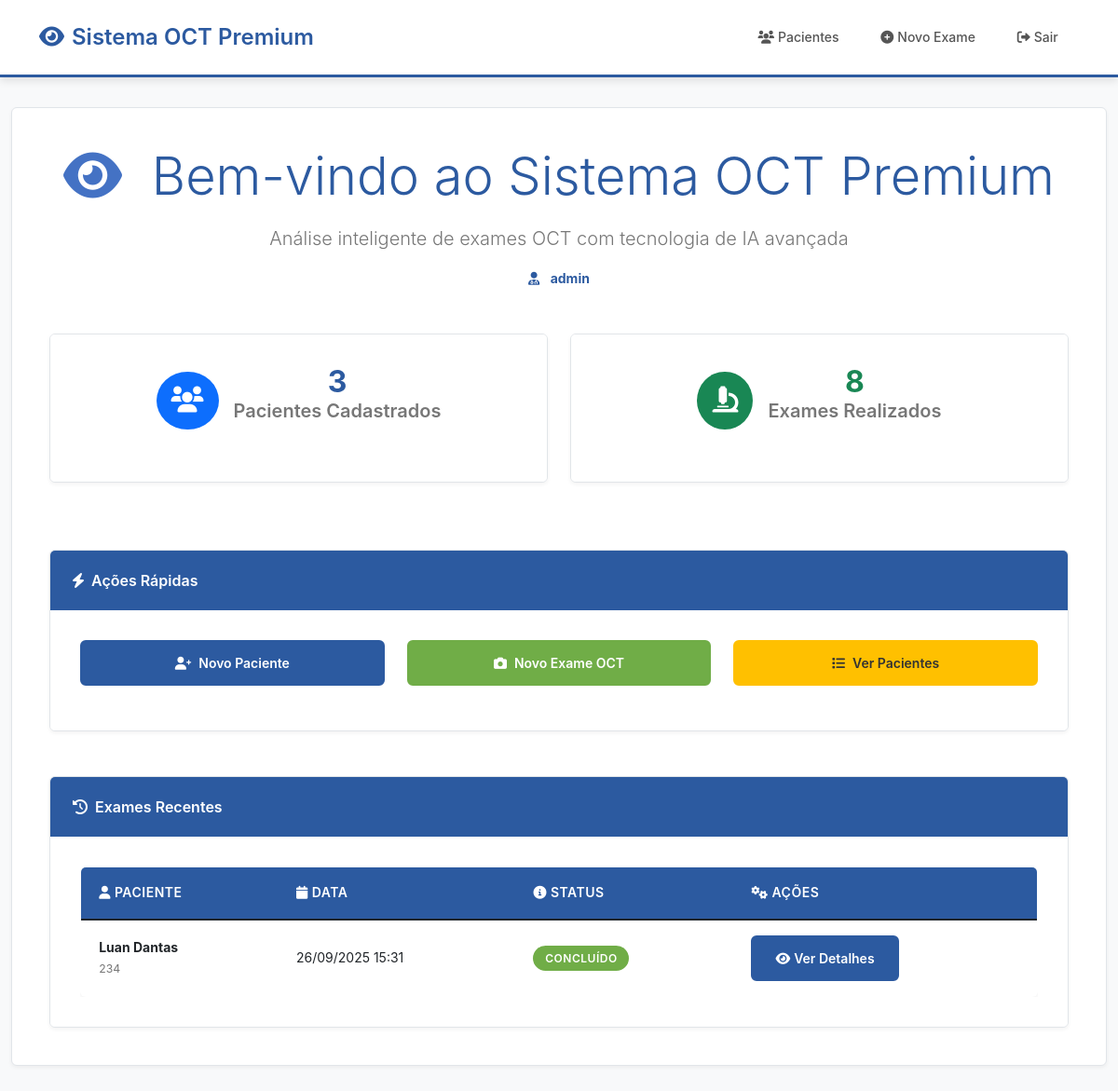
Screenshot of / (signed in) with the database file from the repository.
### core/models.py (models this page shows, shortened)
class ExameOCT(models.Model):
    paciente = models.ForeignKey(Paciente, on_delete=models.CASCADE, verbose_name="Paciente")
    usuario = models.ForeignKey(User, on_delete=models.CASCADE, verbose_name="Usuário que realizou o upload")
    imagem = models.ImageField(upload_to=upload_to_oct, verbose_name="Imagem OCT")
    data_exame = models.DateTimeField(auto_now_add=True, verbose_name="Data do Exame")
    provedor_ia = models.ForeignKey(ProvedorIA, on_delete=models.SET_NULL, null=True, blank=True, verbose_name="Provedor de IA")
    prompt_usado = models.ForeignKey(PromptIA, on_delete=models.SET_NULL, null=True, blank=True, verbose_name="Prompt Utilizado")
    diagnostico_ia = models.TextField(blank=True, null=True, verbose_name="Diagnóstico da IA")
    data_diagnostico = models.DateTimeField(null=True, blank=True, verbose_name="Data do Diagnóstico")
    laudo_pdf = models.FileField(upload_to=upload_to_laudos, null=True, blank=True, verbose_name="Laudo PDF")
    data_laudo = models.DateTimeField(null=True, blank=True, verbose_name="Data do Laudo")
    STATUS_CHOICES = [
        ('pendente', 'Pendente de Análise'),
        ('analisando', 'Analisando'),
        ('concluido', 'Concluído'),
        ('erro', 'Erro na Análise'),
    ]
    status = models.CharField(max_length=20, choices=STATUS_CHOICES, default='pendente', verbose_name="Status")
    class Meta:
        verbose_name = "Exame OCT"
        verbose_name_plural = "Exames OCT"
        ordering = ['-data_exame']

class Paciente(models.Model):
    nome = models.CharField(max_length=200, verbose_name="Nome do Paciente")
    data_nascimento = models.DateField(verbose_name="Data de Nascimento")
    prontuario = models.CharField(max_length=50, blank=True, null=True, verbose_name="Prontuário")
    criado_em = models.DateTimeField(auto_now_add=True)
    class Meta:
        verbose_name = "Paciente"
        verbose_name_plural = "Pacientes"
        ordering = ['nome']

### core/views.py (the view)
# urls.py: path('', views.home, name='home'),
@login_required
def home(request):
    exames_recentes = ExameOCT.objects.filter(usuario=request.user).order_by('-data_exame')[:5]
    pacientes_count = Paciente.objects.count()
    exames_count = ExameOCT.objects.count()
    context = {
        'exames_recentes': exames_recentes,
        'pacientes_count': pacientes_count,
        'exames_count': exames_count,
    }
    return render(request, 'core/home.html', context)

### core/templates/core/home.html (shortened to what this page needs)
<!DOCTYPE html>
<html lang="pt-br">
<head>
    <link href="https://cdn.jsdelivr.net/npm/bootstrap@5.1.3/dist/css/bootstrap.min.css" rel="stylesheet">
    <link href="https://cdnjs.cloudflare.com/ajax/libs/font-awesome/6.0.0/css/all.min.css" rel="stylesheet">
    <link href="/static/css/style.css" rel="stylesheet">
</head>
<body>
    <nav class="navbar navbar-expand-lg navbar-premium">
        <div class="container">
            <a class="navbar-brand" href="{% url 'home' %}">
                <i class="fas fa-eye me-2"></i>Sistema OCT Premium
            </a>
            <div class="collapse navbar-collapse" id="navbarNav">
                <div class="navbar-nav ms-auto">
                    <a class="nav-link" href="{% url 'paciente_list' %}">
                        <i class="fas fa-users me-1"></i>Pacientes
                    </a>
                    <a class="nav-link" href="{% url 'exame_create' %}">
                        <i class="fas fa-plus-circle me-1"></i>Novo Exame
                    </a>
                    <a class="nav-link" href="{% url 'logout' %}">
                        <i class="fas fa-sign-out-alt me-1"></i>Sair
                    </a>
                </div>
            </div>
        </div>
    </nav>
    <div class="container-fluid">
        <div class="main-container fade-in-up">
            <div class="text-center mb-5">
                <h1 class="display-4 text-primary mb-3">
                    <i class="fas fa-eye text-secondary me-3"></i>
                    Bem-vindo ao Sistema OCT Premium
                </h1>
                <p class="lead text-muted">
                    Análise inteligente de exames OCT com tecnologia de IA avançada
                </p>
                <p class="text-primary fw-bold">
                    <i class="fas fa-user-md me-2"></i>
                    {{ user.get_full_name|default:user.username }}
                </p>
            </div>
            <div class="row mb-5">
                <div class="col-md-6 mb-4">
                    <div class="card-premium fade-in-up">
                        <div class="card-body text-center">
                            <div class="d-flex align-items-center justify-content-center mb-3">
                                <div class="bg-primary rounded-circle p-3 me-3">
                                    <i class="fas fa-users fa-2x text-white"></i>
                                </div>
                                <div>
                                    <h2 class="text-primary mb-0">{{ pacientes_count }}</h2>
                                    <h5 class="text-muted">Pacientes Cadastrados</h5>
                                </div>
                            </div>
                        </div>
                    </div>
                </div>
                <div class="col-md-6 mb-4">
                    <div class="card-premium fade-in-up">
                        <div class="card-body text-center">
                            <div class="d-flex align-items-center justify-content-center mb-3">
                                <div class="bg-success rounded-circle p-3 me-3">
                                    <i class="fas fa-microscope fa-2x text-white"></i>
                                </div>
                                <div>
                                    <h2 class="text-success mb-0">{{ exames_count }}</h2>
                                    <h5 class="text-muted">Exames Realizados</h5>
                                </div>
                            </div>
                        </div>
                    </div>
                </div>
            </div>
            <div class="row mb-5">
                <div class="col-12">
                    <div class="card-premium">
                        <div class="card-header">
                            <i class="fas fa-bolt me-2"></i>Ações Rápidas
                        </div>
                        <div class="card-body">
                            <div class="row">
                                <div class="col-md-4 mb-3">
                                    <a href="{% url 'paciente_create' %}" class="btn btn-premium btn-primary-premium w-100 pulse">
                                        <i class="fas fa-user-plus me-2"></i>Novo Paciente
                                    </a>
                                </div>
                                <div class="col-md-4 mb-3">
                                    <a href="{% url 'exame_create' %}" class="btn btn-premium btn-success-premium w-100 pulse">
                                        <i class="fas fa-camera me-2"></i>Novo Exame OCT
                                    </a>
                                </div>
                                <div class="col-md-4 mb-3">
                                    <a href="{% url 'paciente_list' %}" class="btn btn-premium btn-warning-premium w-100">
                                        <i class="fas fa-list me-2"></i>Ver Pacientes
                                    </a>
                                </div>
                            </div>
                        </div>
                    </div>
                </div>
            </div>
            {% if exames_recentes %}
            <div class="row">
                <div class="col-12">
                    <div class="card-premium">
                        <div class="card-header">
                            <i class="fas fa-history me-2"></i>Exames Recentes
                        </div>
                        <div class="card-body">
                            <div class="table-responsive">
                                <table class="table table-premium mb-0">
                                    <thead>
                                        <tr>
                                            <th><i class="fas fa-user me-1"></i>Paciente</th>
                                            <th><i class="fas fa-calendar me-1"></i>Data</th>
                                            <th><i class="fas fa-info-circle me-1"></i>Status</th>
                                            <th><i class="fas fa-cogs me-1"></i>Ações</th>
                                        </tr>
                                    </thead>
                                    <tbody>
                                        {% for exame in exames_recentes %}
                                        <tr>
                                            <td>
                                                <strong>{{ exame.paciente.nome }}</strong>
                                                <br><small class="text-muted">{{ exame.paciente.prontuario|default:"S/N" }}</small>
                                            </td>
                                            <td>{{ exame.data_exame|date:"d/m/Y H:i" }}</td>
                                            <td>
                                                <span class="status-badge
                                                    {% if exame.status == 'concluido' %}bg-success
                                                    {% elif exame.status == 'analisando' %}bg-warning
                                                    {% elif exame.status == 'erro' %}bg-danger
                                                    {% else %}bg-secondary{% endif %}">
                                                    {{ exame.get_status_display }}
                                                </span>
                                            </td>
                                            <td>
                                                <a href="{% url 'exame_analyze' exame.id %}" class="btn btn-sm btn-premium btn-primary-premium">
                                                    <i class="fas fa-eye me-1"></i>Ver Detalhes
                                                </a>
                                            </td>
                                        </tr>
                                        {% endfor %}
                                    </tbody>
                                </table>
                            </div>
                        </div>
                    </div>
                </div>
            </div>
            {% endif %}
        </div>
    </div>
</body>
</html>

### static/css/style.css (style rules this page uses)
:root { --primary-color: #2c5aa0; --secondary-color: #4472c4; --accent-color: #c5504b; --success-color: #70ad47; --warning-color: #ffc000; --light-bg: #f8f9fa; --white-bg: #ffffff; --dark-text: #333333; --medium-text: #555555; --light-text: #777777; --border-color: #e1e5e9; --shadow-light: 0 2px 4px rgba(0,0,0,0.05); --shadow-medium: 0 4px 8px rgba(0,0,0,0.1); --shadow-strong: 0 8px 16px rgba(0,0,0,0.15); --border-radius: 6px; --transition: all 0.2s ease; }
* { margin: 0; padding: 0; box-sizing: border-box; }
body { font-family: -apple-system, BlinkMacSystemFont, 'Segoe UI', Roboto, 'Helvetica Neue', Arial, sans-serif; background-color: var(--light-bg); color: var(--dark-text); line-height: 1.6; font-size: 14px; }
.navbar-premium { background-color: var(--white-bg) !important; box-shadow: var(--shadow-medium); border-bottom: 3px solid var(--primary-color); padding: 1rem 0; }
.navbar-premium .navbar-brand { font-weight: 600; font-size: 1.5rem; color: var(--primary-color) !important; }
.navbar-premium .nav-link { color: var(--medium-text) !important; font-weight: 500; transition: var(--transition); padding: 0.8rem 1.2rem !important; border-radius: var(--border-radius); margin: 0 0.2rem; }
.main-container { background-color: var(--white-bg); border-radius: var(--border-radius); box-shadow: var(--shadow-light); margin: 2rem auto; padding: 2.5rem; max-width: 1200px; border: 1px solid var(--border-color); }
.card-premium { border: 1px solid var(--border-color); border-radius: var(--border-radius); box-shadow: var(--shadow-light); transition: var(--transition); background-color: var(--white-bg); overflow: hidden; }
.card-premium .card-header { background-color: var(--primary-color); color: white; border: none; padding: 1.2rem 1.5rem; font-weight: 600; font-size: 1rem; border-bottom: none; }
.card-premium .card-body { padding: 2rem; background-color: var(--white-bg); }
.btn-premium { border: none; border-radius: var(--border-radius); padding: 0.75rem 1.5rem; font-weight: 600; font-size: 0.875rem; transition: var(--transition); cursor: pointer; text-decoration: none; display: inline-block; text-align: center; }
.btn-primary-premium { background-color: var(--primary-color); color: white; border: 2px solid var(--primary-color); }
.btn-success-premium { background-color: var(--success-color); color: white; border: 2px solid var(--success-color); }
.btn-warning-premium { background-color: var(--warning-color); color: var(--dark-text); border: 2px solid var(--warning-color); }
.status-badge { padding: 0.4rem 0.8rem; border-radius: 20px; font-weight: 600; font-size: 0.75rem; text-transform: uppercase; letter-spacing: 0.5px; }
.status-badge.bg-success { background-color: var(--success-color) !important; color: white; }
.table-premium { background-color: var(--white-bg); border-radius: var(--border-radius); overflow: hidden; box-shadow: var(--shadow-light); border: 1px solid var(--border-color); }
.table-premium thead { background-color: var(--primary-color); color: white; }
.table-premium thead th { border: none; padding: 1rem 1.2rem; font-weight: 600; font-size: 0.875rem; text-transform: uppercase; letter-spacing: 0.5px; }
.table-premium tbody tr { transition: var(--transition); }
.table-premium tbody td { padding: 1rem 1.2rem; vertical-align: middle; border-color: var(--border-color); font-size: 0.875rem; }
h1, h2 { color: var(--primary-color); font-weight: 700; margin-bottom: 1.5rem; }
h3, h4, h5, h6 { color: var(--secondary-color); font-weight: 600; margin-bottom: 1rem; }
.fade-in-up { animation: fadeInUp 0.4s ease-out; }
.text-primary { color: var(--primary-color) !important; }
.text-secondary { color: var(--secondary-color) !important; }
.text-muted { color: var(--light-text) !important; }

### rows the page displays
ExameOCT: paciente.nome "Luan Dantas", paciente.prontuario "234", data_exame "26/09/2025 15:31", status "CONCLUÍDO"

### other values shown
{{ user.get_full_name|default:user.username }} "admin"
{{ pacientes_count }} "3"
{{ exames_count }} "8"
